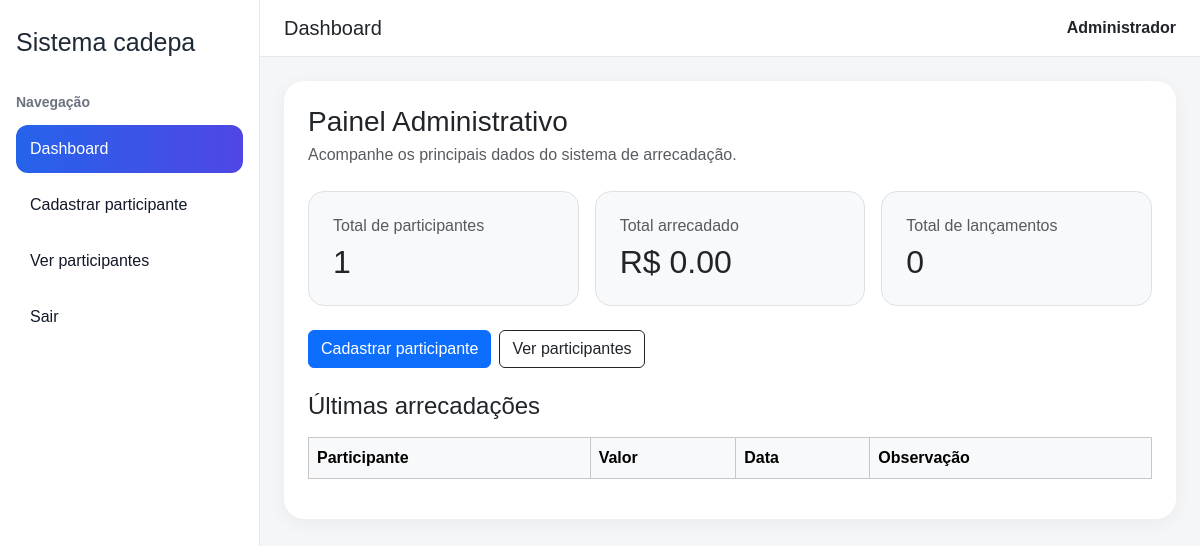
/dashboard (signed in), run on an earlier commit of the app's database.
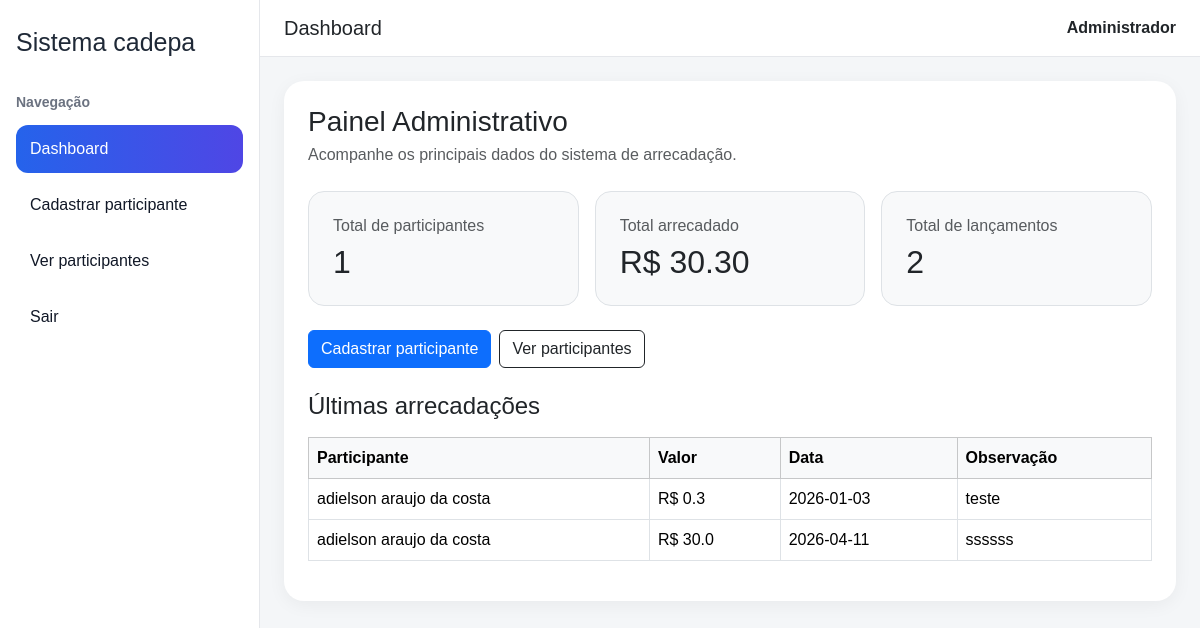
And on a later commit of the database.
### tables this page shows
CREATE TABLE arrecadacoes (
    id INTEGER PRIMARY KEY AUTOINCREMENT,
    participante_id INTEGER NOT NULL,
    valor REAL NOT NULL,
    data_lancamento TEXT NOT NULL,
    observacao TEXT,
    created_at DATETIME DEFAULT CURRENT_TIMESTAMP,
    FOREIGN KEY (participante_id) REFERENCES participantes(id)
);

CREATE TABLE participantes (
    id INTEGER PRIMARY KEY AUTOINCREMENT,
    nome_completo TEXT NOT NULL,
    data_nascimento TEXT,
    cpf TEXT UNIQUE NOT NULL,
    email TEXT,
    numero TEXT,
    nome_mae TEXT,
    congregacao TEXT NOT NULL,
    sexo TEXT,
    cargo_funcao TEXT,
    observacoes TEXT,
    valor_alvo REAL,
    status TEXT DEFAULT 'Em arrecadação',
    created_at DATETIME DEFAULT CURRENT_TIMESTAMP
);

### app.py (the view)
@app.route("/dashboard")
def dashboard():
    if "user_id" not in session:
        return redirect("/login")
    conn = get_db()
    total_participantes = conn.execute("""
        SELECT COUNT(*) AS total FROM participantes
    """).fetchone()["total"]
    total_arrecadado = conn.execute("""
        SELECT COALESCE(SUM(valor), 0) AS total FROM arrecadacoes
    """).fetchone()["total"]
    total_lancamentos = conn.execute("""
        SELECT COUNT(*) AS total FROM arrecadacoes
    """).fetchone()["total"]
    ultimas_arrecadacoes = conn.execute("""
        SELECT arrecadacoes.*, participantes.nome_completo
        FROM arrecadacoes
        JOIN participantes ON participantes.id = arrecadacoes.participante_id
        ORDER BY arrecadacoes.id DESC
        LIMIT 5
    """).fetchall()
    conn.close()
    return render_template(
        "dashboard.html",
        total_participantes=total_participantes,
        total_arrecadado=total_arrecadado,
        total_lancamentos=total_lancamentos,
        ultimas_arrecadacoes=ultimas_arrecadacoes
    )

### app.py (called while the page is built)
def get_db():
    conn = sqlite3.connect("database/banco.db")
    conn.row_factory = sqlite3.Row
    return conn

### templates/dashboard.html (shortened to what this page needs)
{% extends "base.html" %}
{% block page_title %}Dashboard{% endblock %}
{% block page_content %}
<div class="mb-4">
    <h3 class="mb-1">Painel Administrativo</h3>
    <p class="text-muted mb-0">Acompanhe os principais dados do sistema de arrecadação.</p>
</div>
<div class="row g-3 mb-4">
    <div class="col-md-4">
        <div class="p-4 bg-light border rounded-4">
            <h6 class="text-muted mb-2">Total de participantes</h6>
            <h2 class="mb-0">{{ total_participantes }}</h2>
        </div>
    </div>
    <div class="col-md-4">
        <div class="p-4 bg-light border rounded-4">
            <h6 class="text-muted mb-2">Total arrecadado</h6>
            <h2 class="mb-0">R$ {{ "%.2f"|format(total_arrecadado) }}</h2>
        </div>
    </div>
    <div class="col-md-4">
        <div class="p-4 bg-light border rounded-4">
            <h6 class="text-muted mb-2">Total de lançamentos</h6>
            <h2 class="mb-0">{{ total_lancamentos }}</h2>
        </div>
    </div>
</div>
<div class="d-flex flex-wrap gap-2 mb-4">
    <a href="/participantes/cadastrar" class="btn btn-primary">Cadastrar participante</a>
    <a href="/participantes" class="btn btn-outline-dark">Ver participantes</a>
</div>
<h4 class="mb-3">Últimas arrecadações</h4>
<div class="table-responsive">
    <table class="table table-bordered table-hover align-middle">
        <thead class="table-light">
            <tr>
                <th>Participante</th>
                <th>Valor</th>
                <th>Data</th>
                <th>Observação</th>
            </tr>
        </thead>
        <tbody>
            {% for a in ultimas_arrecadacoes %}
            <tr>
                <td>{{ a.nome_completo }}</td>
                <td>R$ {{ a.valor }}</td>
                <td>{{ a.data_lancamento }}</td>
                <td>{{ a.observacao }}</td>
            </tr>
            {% endfor %}
        </tbody>
    </table>
</div>
{% endblock %}

### templates/base.html (shortened to what this page needs)
<!DOCTYPE html>
<html lang="pt-BR">
<head>
    <link href="https://cdn.jsdelivr.net/npm/bootstrap@5.3.3/dist/css/bootstrap.min.css" rel="stylesheet">
</head>
<body>
    <div class="layout">
        <aside class="sidebar">
            <div class="logo">Sistema cadepa</div>
            <div class="menu-title">Navegação</div>
            <nav class="menu">
                <a href="/dashboard" class="{% if request.path == '/dashboard' %}active{% endif %}">Dashboard</a>
                <a href="/participantes/cadastrar" class="{% if request.path == '/participantes/cadastrar' %}active{% endif %}">Cadastrar participante</a>
                <a href="/participantes" class="{% if request.path == '/participantes' %}active{% endif %}">Ver participantes</a>
                <a href="/logout">Sair</a>
            </nav>
        </aside>
        <main class="main">
            <div class="topbar">
                <h1>{% block page_title %}Sistema{% endblock %}</h1>
                <div>
                    {% if session.get("nome") %}
                        <strong>{{ session.get("nome") }}</strong>
                    {% endif %}
                </div>
            </div>
            <div class="content">
                <div class="content-card">
                    {% block page_content %}{% endblock %}
                </div>
            </div>
        </main>
    </div>
</body>
</html>

### templates/base.html (style rules this page uses)
body { background: #f4f6f8; margin: 0; font-family: Arial, sans-serif; }
.layout { display: flex; min-height: 100vh; }
.sidebar { width: 260px; background: #ffffff; border-right: 1px solid #e5e7eb; padding: 24px 16px; }
.logo { font-size: 25px; font-weight: arial black; margin-bottom: 30px; color: #1f2937; }
.menu-title { font-size: 14px; font-weight: bold; color: #6b7280; margin-bottom: 12px; }
.menu a { display: block; text-decoration: none; color: #111827; padding: 12px 14px; border-radius: 12px; margin-bottom: 8px; transition: 0.2s; font-weight: 500; }
.menu a:hover, .menu a.active { background: linear-gradient(90deg, #2563eb, #4f46e5); color: white; }
.main { flex: 1; display: flex; flex-direction: column; }
.topbar { background: #ffffff; border-bottom: 1px solid #e5e7eb; padding: 16px 24px; display: flex; justify-content: space-between; align-items: center; }
.topbar h1 { font-size: 20px; margin: 0; }
.content { padding: 24px; }
.content-card { background: #ffffff; border-radius: 20px; padding: 24px; box-shadow: 0 4px 18px rgba(0,0,0,0.05); }

What changed in the data, as far as the page shows it:
added arrecadacoes: nome_completo "adielson araujo da costa", valor "0.3", data_lancamento "2026-01-03", observacao "teste"
added arrecadacoes: nome_completo "adielson araujo da costa", valor "30.0", data_lancamento "2026-04-11", observacao "ssssss"
Also different on the page:
{{ "%.2f"|format(total_arrecadado) }}: "0.00" → "30.30"
{{ total_lancamentos }}: "0" → "2"
